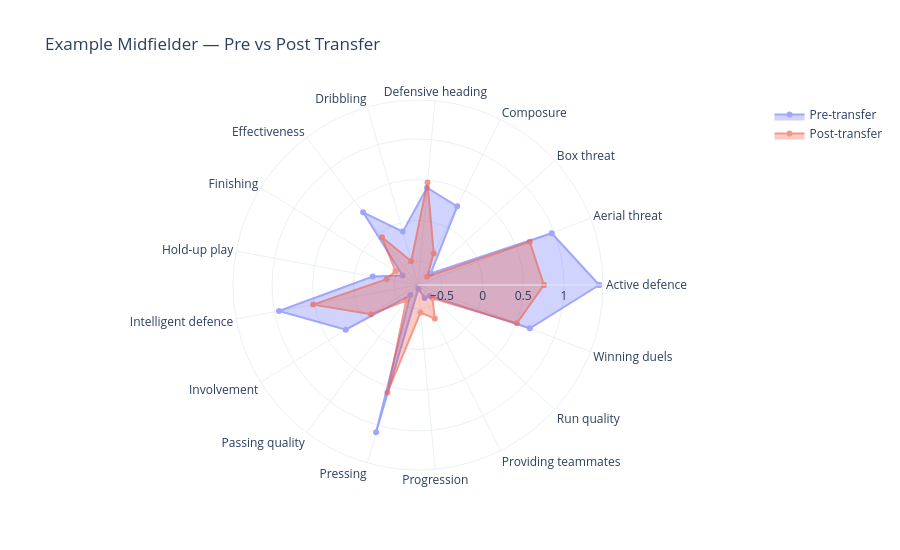

Here is the notebook cell this chart was saved with:
### Markdown cell above
## Example Input: Pre vs Post Transfer

Radar chart for one midfielder showing qualities before and after transfer.

### Code cell
ex = mf_clean.iloc[50]
from_vals = [ex[f"from_{q}"] for q in QUALITIES]
to_vals   = [ex[f"to_{q}"] for q in QUALITIES]

fig = go.Figure()
fig.add_trace(go.Scatterpolar(r=from_vals + [from_vals[0]], theta=QUALITIES + [QUALITIES[0]],
    fill="toself", name="Pre-transfer", opacity=0.6, line=dict(color="#636EFA")))
fig.add_trace(go.Scatterpolar(r=to_vals + [to_vals[0]], theta=QUALITIES + [QUALITIES[0]],
    fill="toself", name="Post-transfer", opacity=0.6, line=dict(color="#EF553B")))
fig.update_layout(polar=dict(radialaxis=dict(visible=True)),
    title="Example Midfielder — Pre vs Post Transfer", height=550, template="plotly_white")
fig.show()

### Figure 1 — Plotly figure (JSON) as saved in the notebook; plotly's stock layout.template omitted (floating-point values rounded to 4 significant figures)
{"data": [{"fill": "toself", "line": {"color": "#636EFA"}, "name": "Pre-transfer", "opacity": 0.6, "r": [1.434, 0.9685, -0.5825, 0.2861, 0.4063, -0.1117, 0.3261, -0.5719, -0.2284, 0.9438, 0.2502, -0.639, 1.089, -0.7478, -0.6149, -0.5947, 0.6799, 1.434], "theta": ["Active defence", "Aerial threat", "Box threat", "Composure", "Defensive heading", "Dribbling", "Effectiveness", "Finishing", "Hold-up play", "Intelligent defence", "Involvement", "Passing quality", "Pressing", "Progression", "Providing teammates", "Run quality", "Winning duels", "Active defence"], "type": "scatterpolar"}, {"fill": "toself", "line": {"color": "#EF553B"}, "name": "Post-transfer", "opacity": 0.6, "r": [0.7537, 0.6785, -0.6444, -0.3607, 0.4707, -0.4895, -0.05985, -0.4693, -0.4021, 0.5186, -0.1138, -0.5541, 0.5786, -0.4557, -0.3324, -0.5517, 0.5089, 0.7537], "theta": ["Active defence", "Aerial threat", "Box threat", "Composure", "Defensive heading", "Dribbling", "Effectiveness", "Finishing", "Hold-up play", "Intelligent defence", "Involvement", "Passing quality", "Pressing", "Progression", "Providing teammates", "Run quality", "Winning duels", "Active defence"], "type": "scatterpolar"}], "layout": {"height": 550, "polar": {"radialaxis": {"visible": true}}, "title": {"text": "Example Midfielder — Pre vs Post Transfer"}}}
